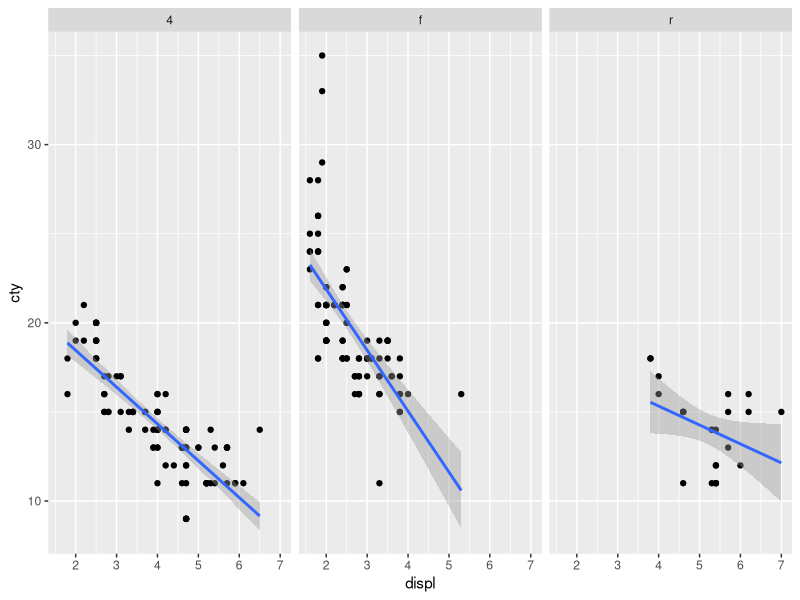
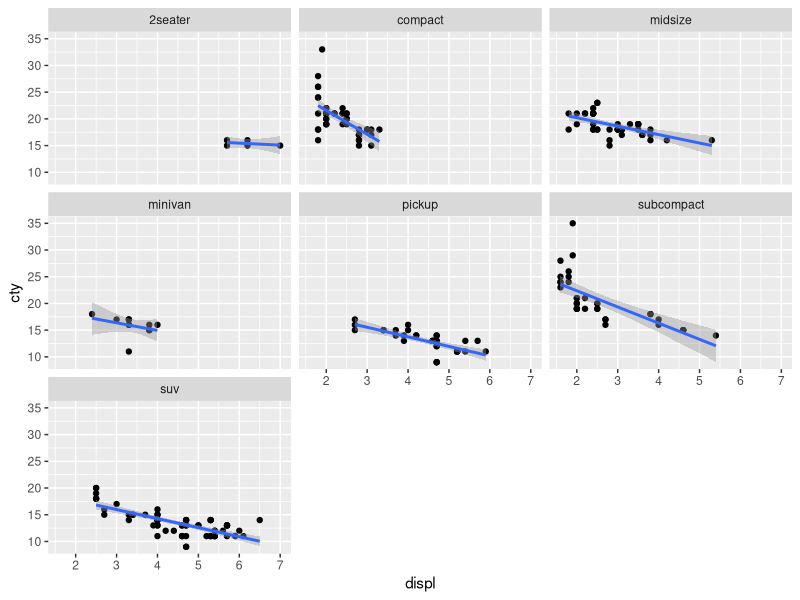
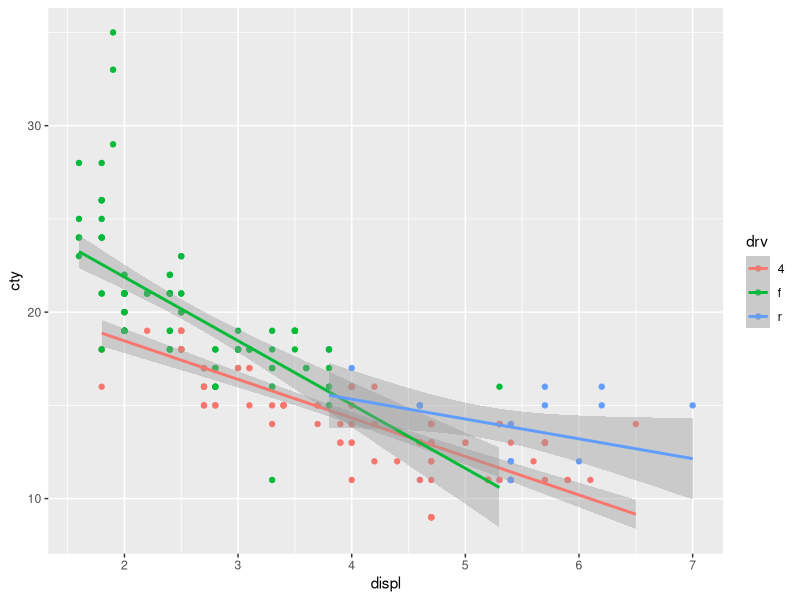
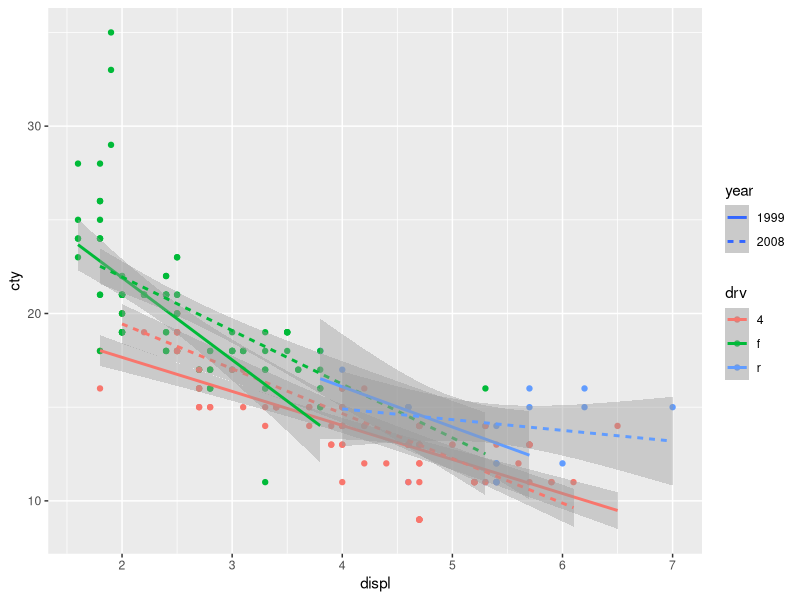
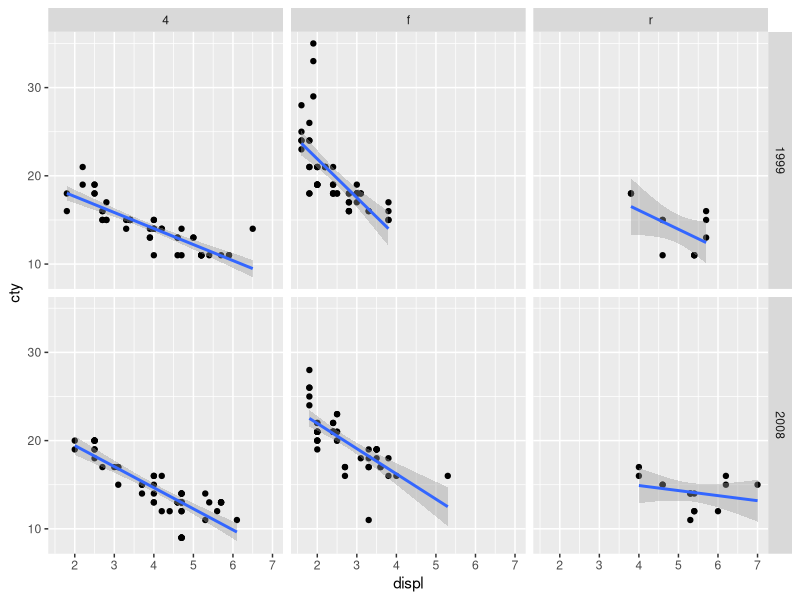
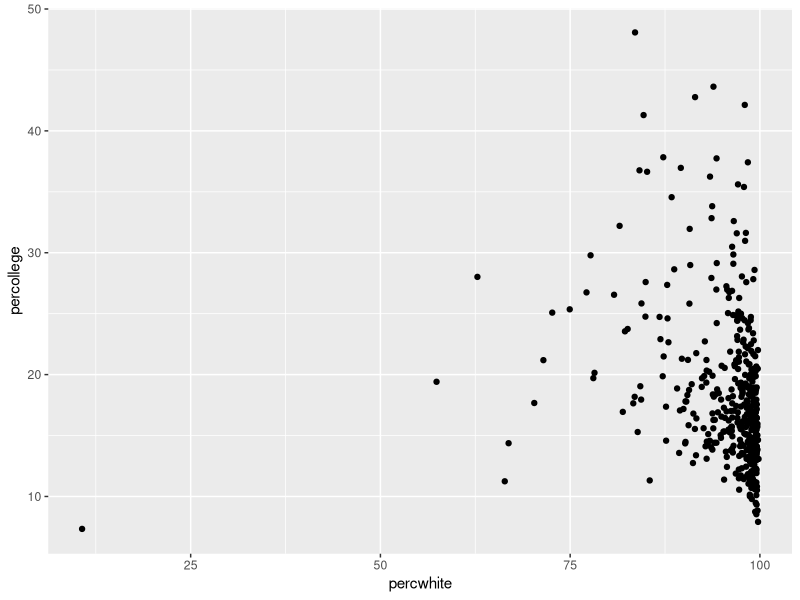
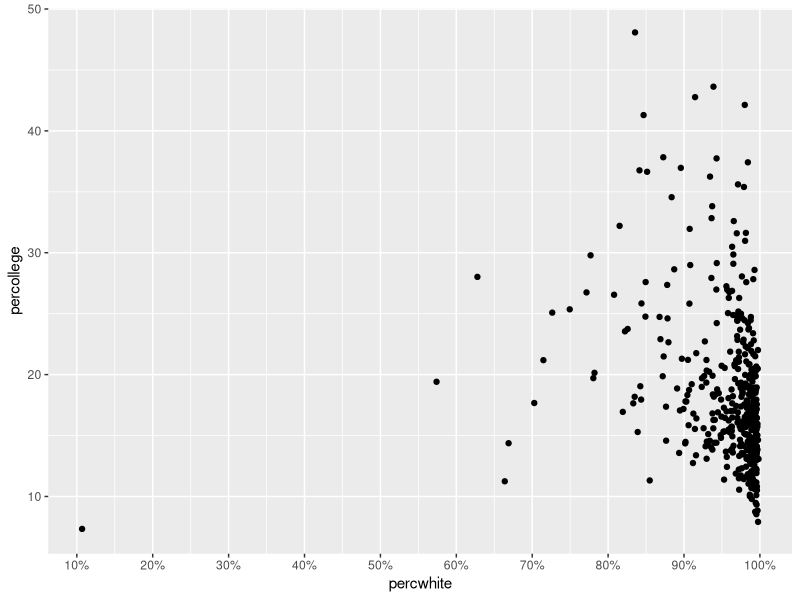
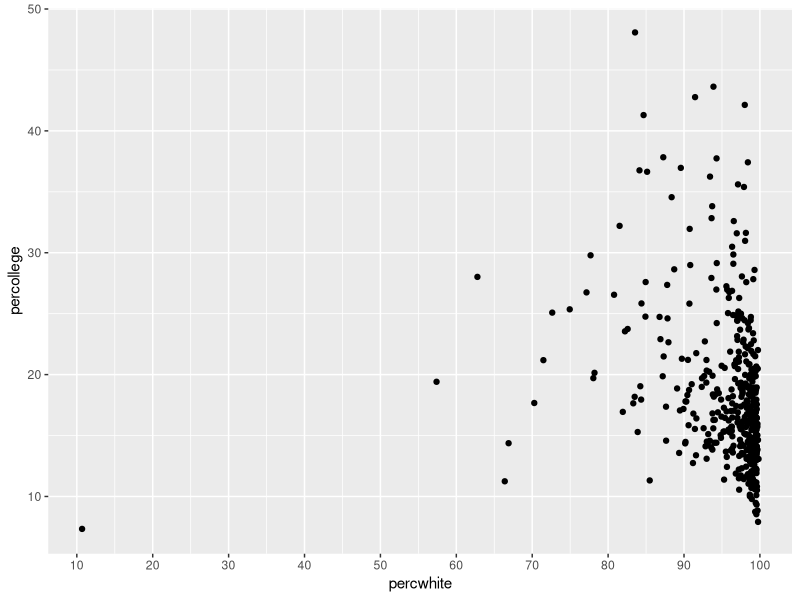

Write the R code that produced these figures, in order. (Note: this script raises an error after producing the figures.)
# Day 17
library(ggplot2)
library(dplyr)
# ggplot2 type
ggplot(mpg, aes(displ, cty)) + 
  geom_point() + geom_smooth(method = "lm") + 
  facet_wrap(~drv)

ggplot(mpg, aes(displ, cty)) + 
  geom_point() + geom_smooth(method = "lm") + 
  facet_wrap(~class)

ggplot(mpg, aes(displ, cty, col=drv)) +
  geom_point() + geom_smooth(method = "lm")

ggplot(mpg, aes(displ, cty, col=drv, linetype=factor(year))) +
  geom_point() + geom_smooth(method = "lm") + labs(linetype="year")

ggplot(mpg, aes(displ, cty)) + 
  geom_point() + geom_smooth(method = "lm") +
  facet_grid(year~drv)


midwest
p <- ggplot(midwest, aes(percwhite, percollege)) + geom_point()
p
p + scale_x_continuous(breaks = seq(0, 100, by=10), 
                       labels = paste0(seq(0, 100, by=10), "%"))
p + scale_x_continuous(breaks = seq(0, 100, by=10))
p + scale_x_continuous(labels = paste0(seq(0, 100, by=10), "%"))

p + scale_x_continuous(breaks = seq(0, 100, by=10), 
                       labels = paste0(seq(0, 100, by=10), "%"),
                       limits = c(60, 100)) +
  scale_y_continuous(name = "Percent college educated")

p + scale_x_continuous(position = "top") +
  scale_y_continuous(position = "right")

ap <- ggplot(midwest, aes(area, poptotal)) + geom_point() + 
  geom_smooth(method = "lm")
ap

ap + scale_y_continuous(trans = "log10")

p <- ggplot(mpg, aes(cty)) + geom_histogram(binwidth = 1); p
p + coord_flip()
p + coord_polar()
ggplot(mpg, aes(class, fill=drv)) + 
  geom_bar(position="fill") + coord_polar()
